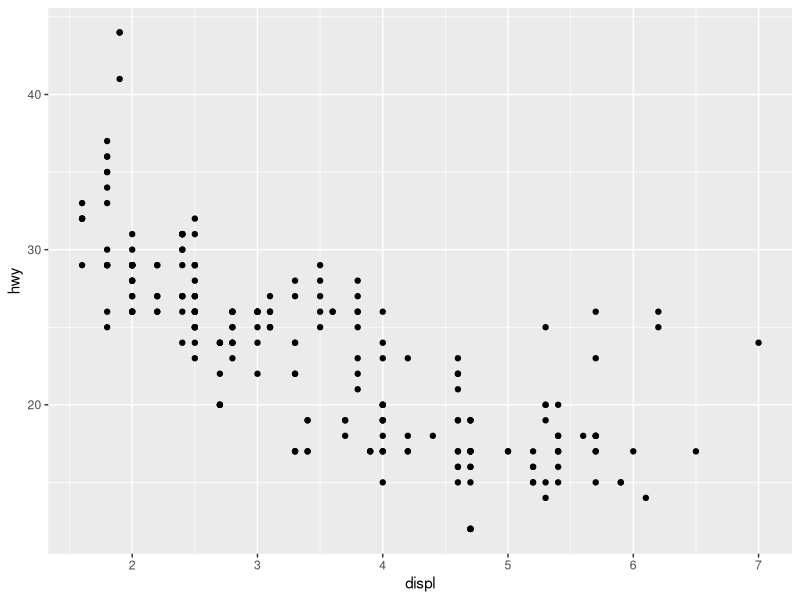
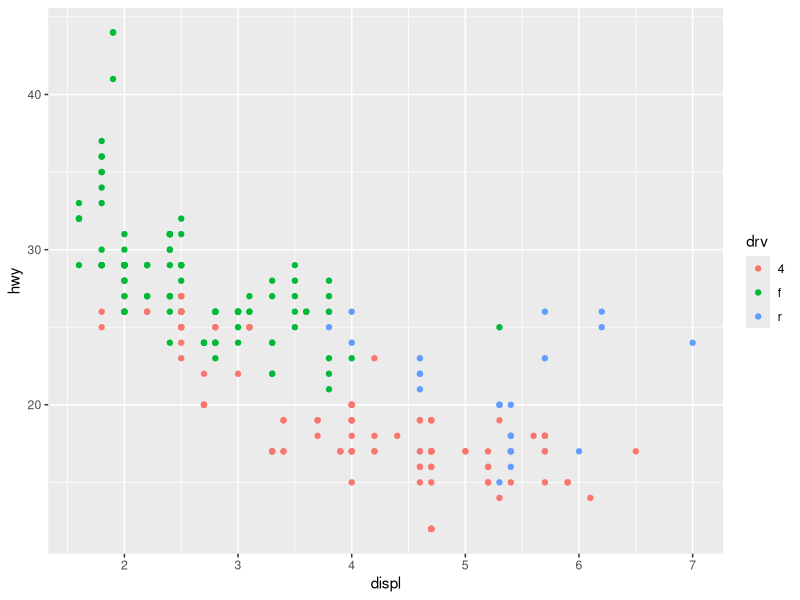
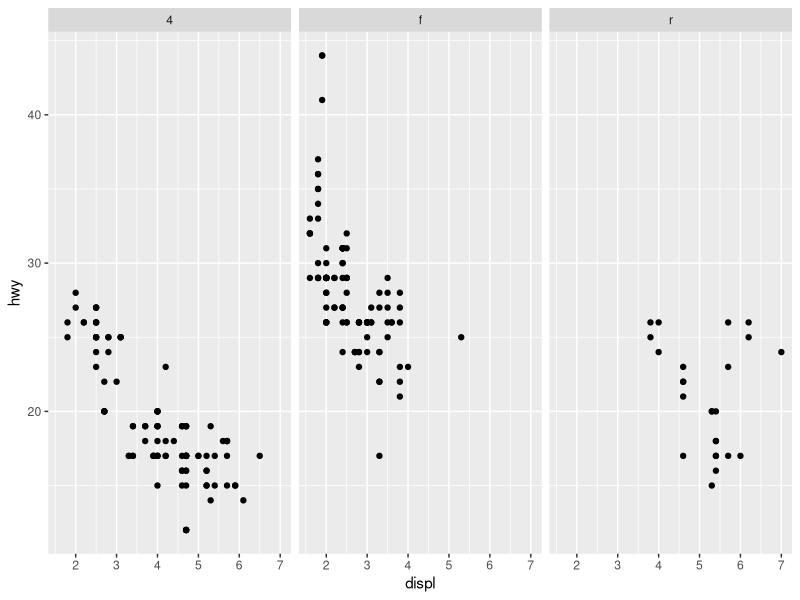
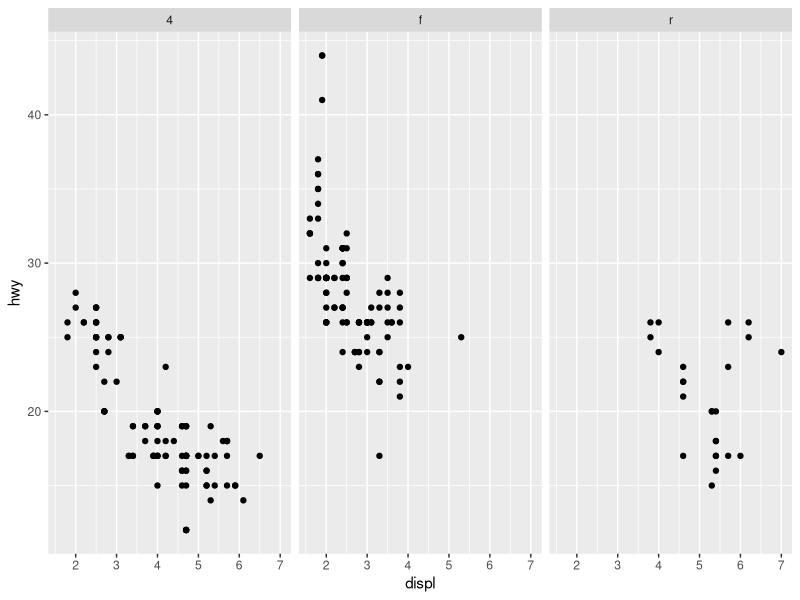
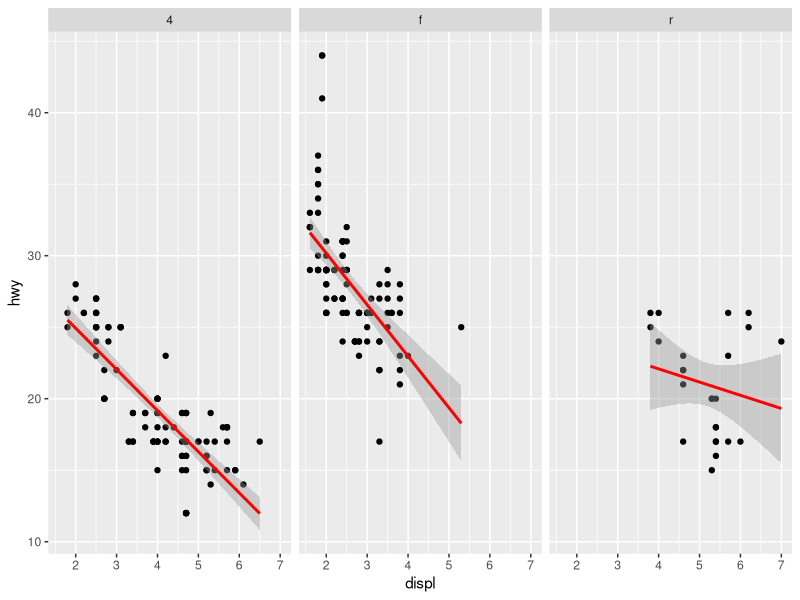
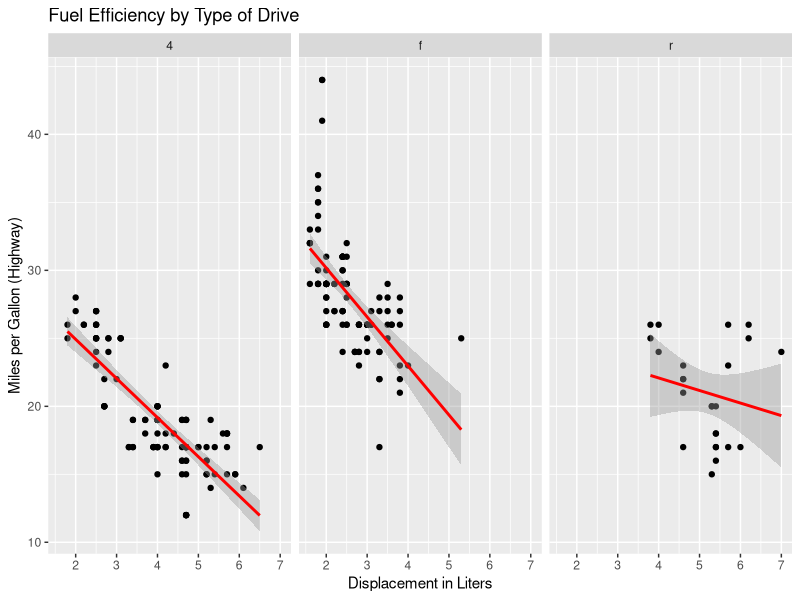
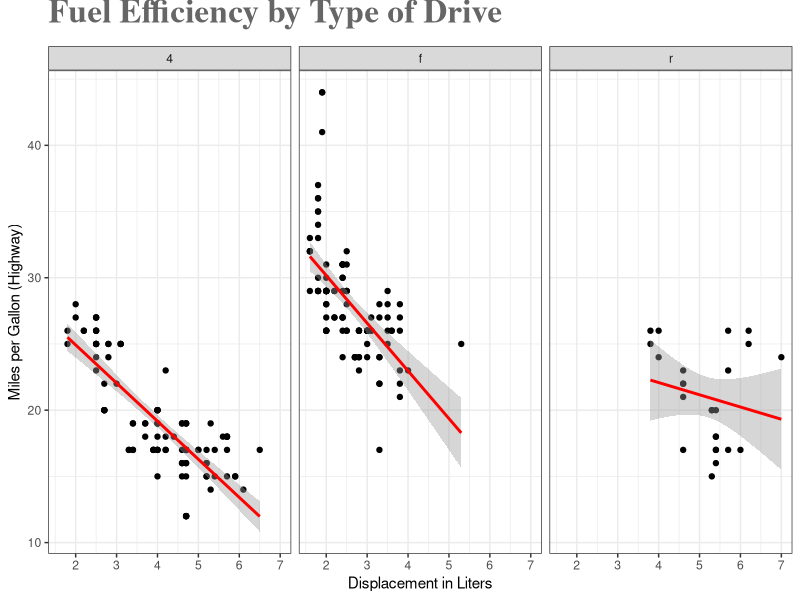
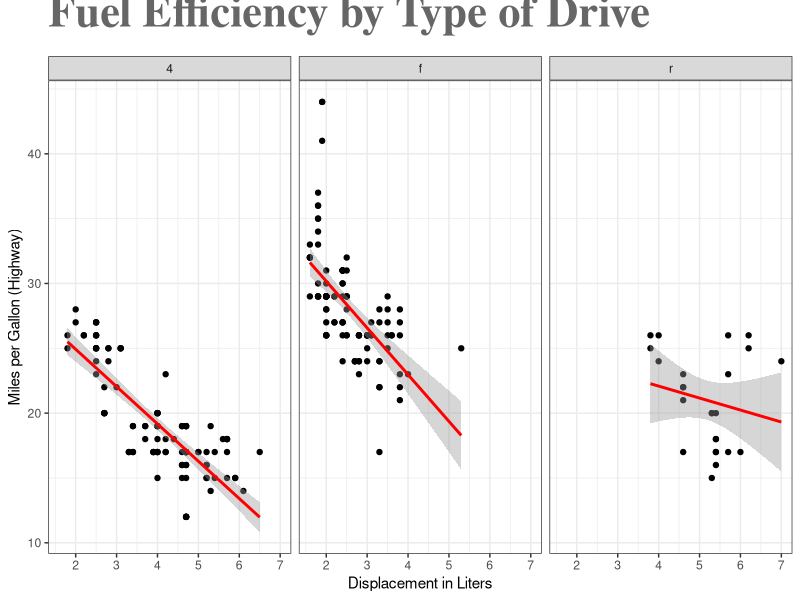

Source code (R) for these figures, in order:
## ---- chunk 1
library(ggplot2)
str(mpg)
## ---- chunk 2
g  <- ggplot(data = mpg, aes(displ, hwy))
summary(g)
## ---- chunk 3
g  <- ggplot(data = mpg, aes(displ, hwy)) + 
  geom_point()
g
## ---- chunk 4
h  <- ggplot(data = mpg, aes(displ, hwy, color = drv)) + 
  geom_point()
h
## ---- chunk 5
g  <- ggplot(data = mpg, aes(displ, hwy)) + 
  geom_point()
g  <- g + facet_grid(facets = . ~ drv)
g
## ---- chunk 6
levels(mpg$drv) <- c("4-weel-drive", "front-wheel-drive", "rear-wheel-drive")
g  <- ggplot(data = mpg, aes(displ, hwy)) + 
             geom_point() +
             facet_grid(facets = . ~ drv)
g
## ---- chunk 7
g  <- g + geom_smooth(method = "lm", se = T, color = "red")
g
## ---- chunk 8
g <- g + labs(y = "Miles per Gallon (Highway)",
              x = "Displacement in Liters",
              title = "Fuel Efficiency by Type of Drive")
g
## ---- chunk 9
g <- g + theme_bw() + 
  theme(plot.title = element_text(family = "Times", 
                                  color="#666666", 
                                  face="bold", size=24, vjust=2))
g
## ---- chunk 10
levels(mpg$drv) <- c("4-weel-drive", "front-wheel-drive", "rear-wheel-drive")
ggplot(data = mpg, aes(displ, hwy)) + 
  geom_point() +
  facet_grid(facets = . ~ drv) +
  geom_smooth(method = "lm", se = T, color = "red") + 
  labs(y = "Miles per Gallon (Highway)",
       x = "Displacement in Liters",
       title = "Fuel Efficiency by Type of Drive") +
  theme_bw() + 
  theme(plot.title = element_text(family = "Times", color="#666666", 
                                  face="bold", size=32, vjust=2)) 
## ---- chunk 11
ggsave("/Users/pp/Desktop/fuel.pdf", g, width=6, height=4)
